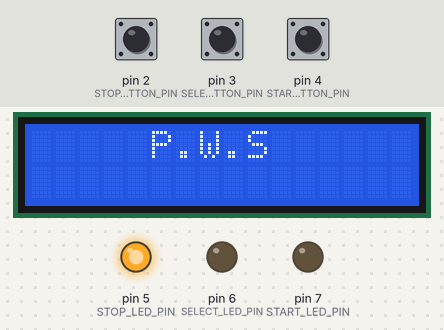
Bench run of a sketch on a simulated Arduino Uno, built with avr-gcc and run on an emulated ATmega328P. Parts: 16×2 character LCD, output pins drawn as LEDs (lit = HIGH). The inputs (shaded band) are chosen by the test bench; at power-on: pin 4 (START_BUTTON_PIN) LOW, pin 2 (STOP_BUTTON_PIN) LOW, pin 3 (SELECT_BUTTON_PIN) LOW. What the sketch prints to the serial monitor is not drawn.

Above: at 1.2 s.
1.3 s: pin 4 (START_BUTTON_PIN) pulled HIGH for 0.65 s
At 2.2 s:
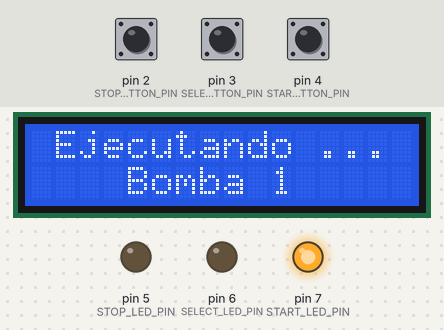
5.0 s: pin 2 (STOP_BUTTON_PIN) pulled HIGH for 0.65 s
At 5.9 s:
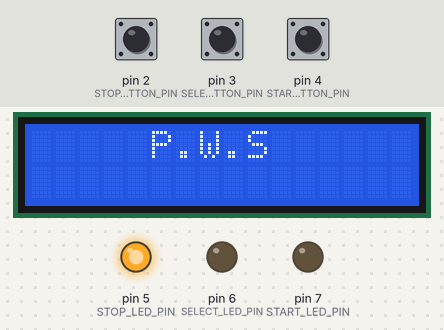
7.1 s: pin 3 (SELECT_BUTTON_PIN) pulled HIGH for 3.2 s
At 11.0 s:
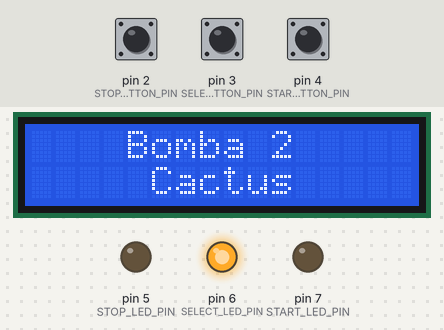
11.8 s: pin 2 (STOP_BUTTON_PIN) pulled HIGH for 1 s
At 13.0 s:
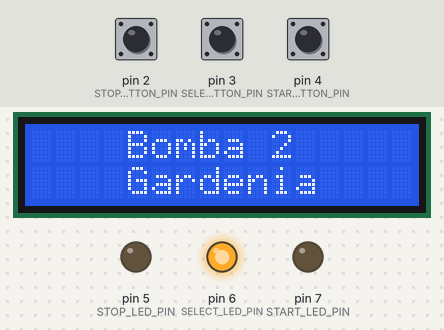
14.3 s: pin 3 (SELECT_BUTTON_PIN) pulled HIGH for 3.2 s
At 15.2 s:
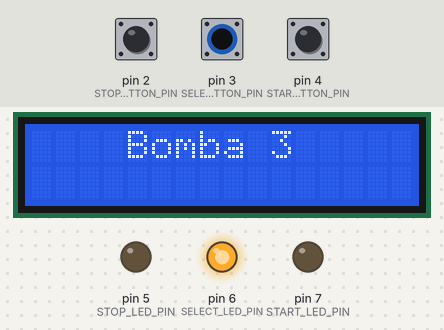
19.0 s: pin 4 (START_BUTTON_PIN) pulled HIGH for 1 s
At 22.8 s:
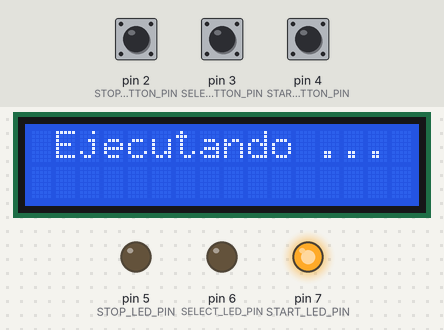
Timing chart, 0 to 24.1 s (numbered marks = the images above; inputs shaded):
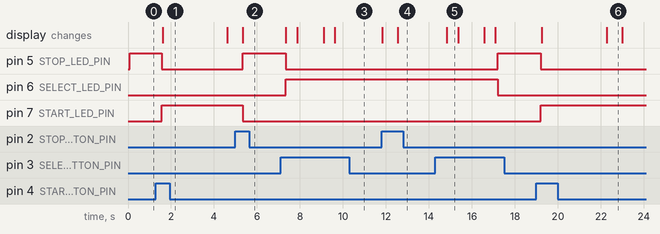

Measured:
- after the input at 1.3 s, pin 5 (STOP_LED_PIN): HIGH → LOW after 0.27 s; pin 7 (START_LED_PIN): LOW → HIGH after 0.27 s; the display: changes after 0.31 s (image 1)
- after the input at 5.0 s, pin 5 (STOP_LED_PIN): LOW → HIGH after 0.34 s; pin 7 (START_LED_PIN): HIGH → LOW after 0.34 s; the display: changes after 0.34 s (image 2)
- after the input at 7.1 s, pin 5 (STOP_LED_PIN): HIGH → LOW after 0.24 s; pin 6 (SELECT_LED_PIN): LOW → HIGH after 0.24 s; the display: first changes after 0.25 s (image 3 shows a later state)
- after the input at 11.8 s, the display: first changes at once (image 4 shows a later state)
- after the input at 14.3 s, pin 5 (STOP_LED_PIN): LOW → HIGH after 2.9 s; pin 6 (SELECT_LED_PIN): HIGH → LOW after 2.9 s; the display: changes after 0.53 s (image 5)
- after the input at 19.0 s, pin 5 (STOP_LED_PIN): HIGH → LOW after 0.21 s; pin 7 (START_LED_PIN): LOW → HIGH after 0.21 s; the display: first changes after 0.25 s (image 6 shows a later state)
- what the display in image 5 shows lasts 0.6 s, from 14.8 s to 15.4 s

The sketch:

testLCD.ino
```cpp
#include <LiquidCrystal_I2C.h>

#define PUMP_1_PIN 10
#define PUMP_2_PIN 11
#define PUMP_3_PIN 12

#define STOP_BUTTON_PIN 2
#define SELECT_BUTTON_PIN 3
#define START_BUTTON_PIN 4

#define STOP_LED_PIN 5
#define SELECT_LED_PIN 6
#define START_LED_PIN 7

#define LCD_SDA_PIN A4
#define LCD_SCL_PIN A5

#define HUMIDITY_SENSOR_1_PIN A1
#define HUMIDITY_SENSOR_2_PIN A2
#define HUMIDITY_SENSOR_3_PIN A3

#define HUMIDITY_SENSOR_MIN 590 // Dry
#define HUMIDITY_SENSOR_MAX 273 // Inside Water

#define PUMP_DEFAULT_ML_PER_MIN 2500

#define PLANT_NUMBER 3

#define PLANT_MAX_VOLUME 5400
#define PLANT_MIN_VOLUME 300
#define VOLUME_INCREASE_STEP PLANT_MIN_VOLUME

bool RunMode = false;

struct Plant {
  char Name[10];
  double RequiredHumidity; // Percentage
};

struct Pump {
  byte Pin;
  double Limit;
  double CCPerMinute; // Per unit of time (Minutes)
};

struct HumiditySensor {
  byte Pin;
  int LastValue;
};

struct Channel {
  Pump * Pump;
  Plant * Plant;
  HumiditySensor * HumiditySensor;
};

Pump Pumps[PLANT_NUMBER];
Plant Plants[PLANT_NUMBER];
HumiditySensor HumiditySensors[PLANT_NUMBER];
Channel Channels[PLANT_NUMBER];

LiquidCrystal_I2C LCD(0x27,16,2);

void Join(char * str1, char * str2, char * dest, int length) {
    strcpy(dest, str1);
    strncat(dest, str2, length);
}

void Debug(char * str) {
  Serial.print(str);
}

void DebugConfiguration() {
  for (int i = 0; i < PLANT_NUMBER; ++i) {
    char number = (i+1)+'0';

    Debug("> Canal ");
    Debug(&number);
    Debug("\n");
    Debug(Channels[i].Plant -> Name);
    Debug("\n");
    Debug("Required Humidity: ");
    char humidity[10];
    dtostrf(Channels[i].Plant -> RequiredHumidity, 3, 2, humidity);
    Debug(humidity);
    Debug("\n");
    Debug("Limit (cc): ");
    char limit[10];
    dtostrf(Channels[i].Pump -> Limit, 1, 1, limit);
    Debug(limit);

    Debug("\n\n");
  }
}

double GetHumidityPercentage(HumiditySensor * sensor) {
  int range = HUMIDITY_SENSOR_MIN - HUMIDITY_SENSOR_MAX;
  int value = range - (sensor -> LastValue);
  double percent = (value/range);
  return percent;
}

void ReadHumidity(Channel * channel) {
  HumiditySensor * sensor = channel -> HumiditySensor;
  sensor -> LastValue = analogRead(sensor -> Pin);
  delay(200);
}

bool PlantIsOk(Channel * channel) {
  return false; // TODO
}

void SetupPumps() {

  Pumps[0] = (struct Pump) {
    PUMP_1_PIN,
    PLANT_MIN_VOLUME,
    PUMP_DEFAULT_ML_PER_MIN
  };

  Pumps[1] = (struct Pump) {
    PUMP_2_PIN,
    PLANT_MIN_VOLUME,
    PUMP_DEFAULT_ML_PER_MIN
  };

  Pumps[2] = (struct Pump) {
    PUMP_3_PIN,
    PLANT_MIN_VOLUME,
    PUMP_DEFAULT_ML_PER_MIN
  };
}

void SetupPlants() {

  Plants[0] = (struct Plant) {
    "Cactus",
    0.23
  };

  Plants[1] = (struct Plant) {
    "Orquidea",
    0.50
  };

  Plants[2] = (struct Plant) {
    "Gardenia",
    0.64
  };
}

char * InitMessage = "P.W.S";
char * PumpNumberMessage = "Bomba ";
char * VolumeMessage = "V: ";
char * RunningMessage = "Ejecutando ...";
char * EmptyLine = "                ";

int CenterMessage(char * msg, uint8_t line) {
  uint8_t len = strlen(msg);
  uint8_t padding = (16 - len) / 2;
  LCD.setCursor(padding, line);
  LCD.print(msg);
}

void DisplayPump(int channel, uint8_t line) {
    char pump[10];

    char number = (channel+1)+'0';

    Join(PumpNumberMessage, &number, pump, 1);

    CenterMessage(pump, line);
}

void DisplayVolume(int volume, uint8_t line) {
  char volumeString[8];
  sprintf(volumeString, "%d", volume);
  char volumeMsg[12];
  Join(VolumeMessage, volumeString, volumeMsg, strlen(volumeString));
  ClearLine(line);
  CenterMessage(volumeMsg, line);
}

void ClearLine(uint8_t line) {
  LCD.setCursor(0, line);
  LCD.print(EmptyLine);
}

void SetupLCDScreen() {
  LCD.init();
  LCD.clear();
  LCD.backlight();
  CenterMessage(InitMessage, 0);
}

void SetupButtons() {
  pinMode(STOP_BUTTON_PIN, INPUT);
  pinMode(START_BUTTON_PIN, INPUT);
  pinMode(SELECT_BUTTON_PIN, INPUT);
}

void SetupLEDs() {
  pinMode(STOP_LED_PIN, OUTPUT);
  pinMode(SELECT_LED_PIN, OUTPUT);
  pinMode(START_LED_PIN, OUTPUT);
}

void SetupSensors() {
  HumiditySensors[0] = (struct HumiditySensor) {
    HUMIDITY_SENSOR_1_PIN,
    0
  };

  HumiditySensors[1] = (struct HumiditySensor) {
    HUMIDITY_SENSOR_2_PIN,
    0
  };

  HumiditySensors[2] = (struct HumiditySensor) {
    HUMIDITY_SENSOR_3_PIN,
    0
  };
}

void SetupChannels() {

  Channels[0] = (struct Channel) {
    &(Pumps[0]),
    &(Plants[0]),
    &(HumiditySensors[0])
  };

  Channels[1] = (struct Channel) {
    &(Pumps[1]),
    &(Plants[1]),
    &(HumiditySensors[1])
  };

  Channels[2] = (struct Channel) {
    &(Pumps[2]),
    &(Plants[2]),
    &(HumiditySensors[2])
  };
}

void TogglePin(byte Pin) {
  digitalWrite(Pin, !digitalRead(Pin));
}

void SetConfigMode() {

  digitalWrite(START_LED_PIN, LOW);
  digitalWrite(SELECT_LED_PIN, HIGH);
  digitalWrite(STOP_LED_PIN, LOW);
  RunMode = false;
}

void Configure() {

  int channel = 0;

  while (channel < PLANT_NUMBER) {
    LCD.clear();

    DisplayPump(channel, 0);

    delay(500);

    int plant = 0;

    while (true) {

      bool plantSelected = false;

      ClearLine(1);
      CenterMessage(Plants[plant].Name, 1);

      delay(700);

      while (true) {

        if (digitalRead(SELECT_BUTTON_PIN) == HIGH) {
          Channels[channel].Plant = & (Plants[plant]);
          plantSelected = true;

          int selectedVolume = Channels[channel].Pump -> Limit;

          delay(500);

          DisplayVolume(selectedVolume, 1);

          while(true) {

            if (digitalRead(SELECT_BUTTON_PIN) == HIGH) {
              Channels[channel].Pump -> Limit = selectedVolume;
              break;
            }

            if (digitalRead(STOP_BUTTON_PIN) == HIGH) {
              selectedVolume = ((selectedVolume + VOLUME_INCREASE_STEP) % PLANT_MAX_VOLUME);
              DisplayVolume(selectedVolume, 1);
              delay(300);
            }
          }

          break;
        }

        if (digitalRead(STOP_BUTTON_PIN) == HIGH) {
          plant = (plant + 1) % PLANT_NUMBER;
          break;
        }

        if (digitalRead(START_BUTTON_PIN) == HIGH) {
          plantSelected = true;
          channel = PLANT_NUMBER;
          break;
        }
      }

      if (plantSelected) {
        break;
      }
    }

    ++channel;
  }

  delay(500);
  LCD.clear();
  CenterMessage(InitMessage, 0);
  DebugConfiguration();
}

void SetRunMode() {
  digitalWrite(START_LED_PIN, HIGH);
  digitalWrite(SELECT_LED_PIN, LOW);
  digitalWrite(STOP_LED_PIN, LOW);
  RunMode = true;
}

void Run() {
  LCD.clear();
  CenterMessage(RunningMessage, 0);

  for (int channel = 0; channel < PLANT_NUMBER; ++channel) {

    if (digitalRead(STOP_BUTTON_PIN) == HIGH) {
      RunMode = false;
      break;
    }

    //ReadHumidity(&(Channels[channel]));

    if (!PlantIsOk(&(Channels[channel]))) {
      // Pump Water
      ClearLine(1);

      DisplayPump(channel, 1);

      delay(3000);

      ClearLine(1);
    }

    delay(700);
  }

  LCD.clear();
  CenterMessage(InitMessage, 0);
}

void SetStopMode() {
  digitalWrite(START_LED_PIN, LOW);
  digitalWrite(SELECT_LED_PIN, LOW);
  digitalWrite(STOP_LED_PIN, HIGH);
  RunMode = false;
}

void setup() {
  Serial.begin(9600);
  SetupPumps();
  SetupPlants();
  SetupChannels();
  SetupButtons();
  SetupLEDs();
  SetupLCDScreen();
  SetupSensors();
}

void loop() {
  if (!RunMode) {
    SetStopMode();
  }

  delay(500);

  if (digitalRead(SELECT_BUTTON_PIN) == HIGH) {
    SetConfigMode();
    Configure();
  }

  if (RunMode || digitalRead(START_BUTTON_PIN) == HIGH) {
    SetRunMode();
    Run();
  }
}
```
